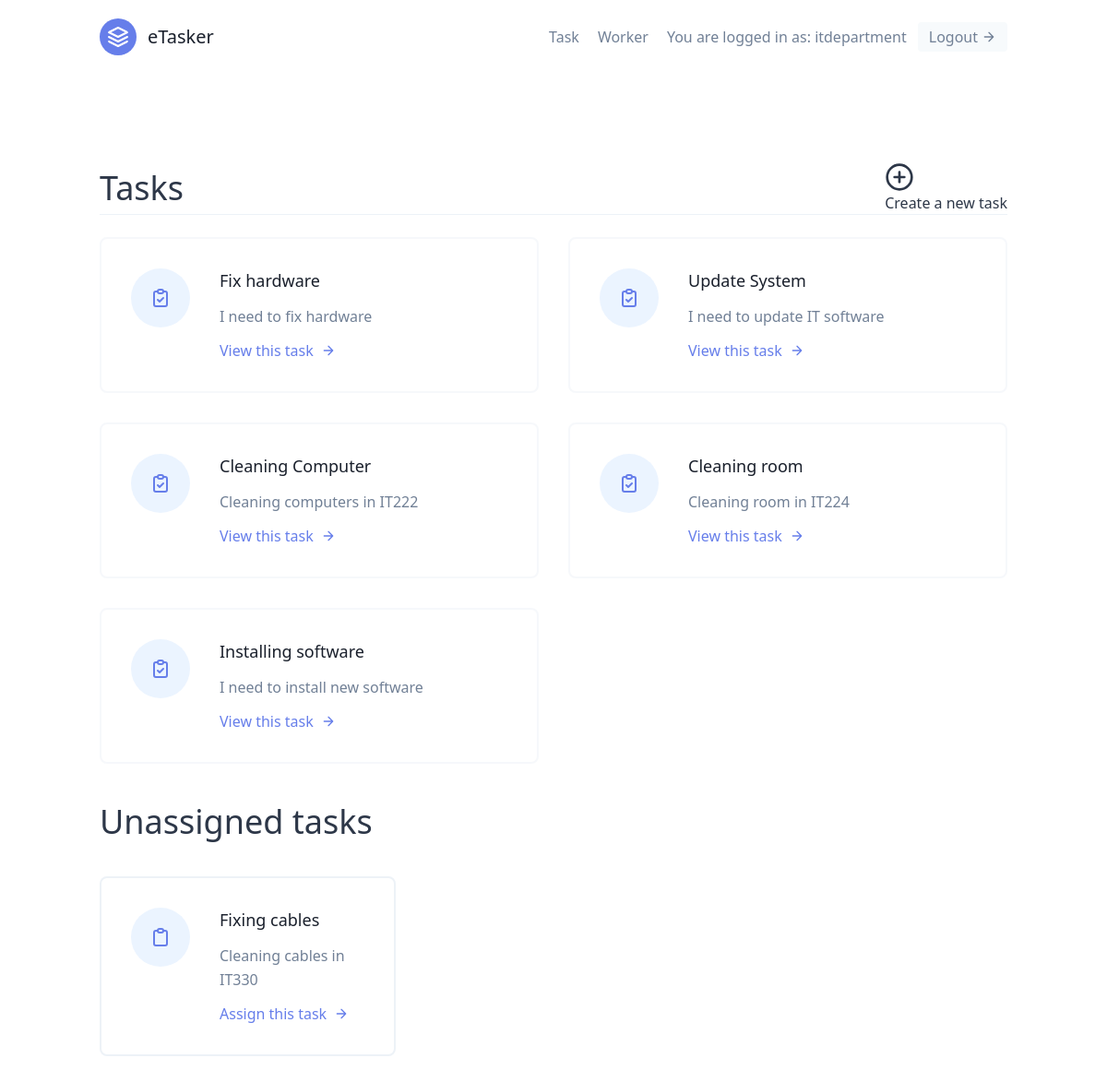
/tasks/ (signed in), run on an earlier commit of the app's database.
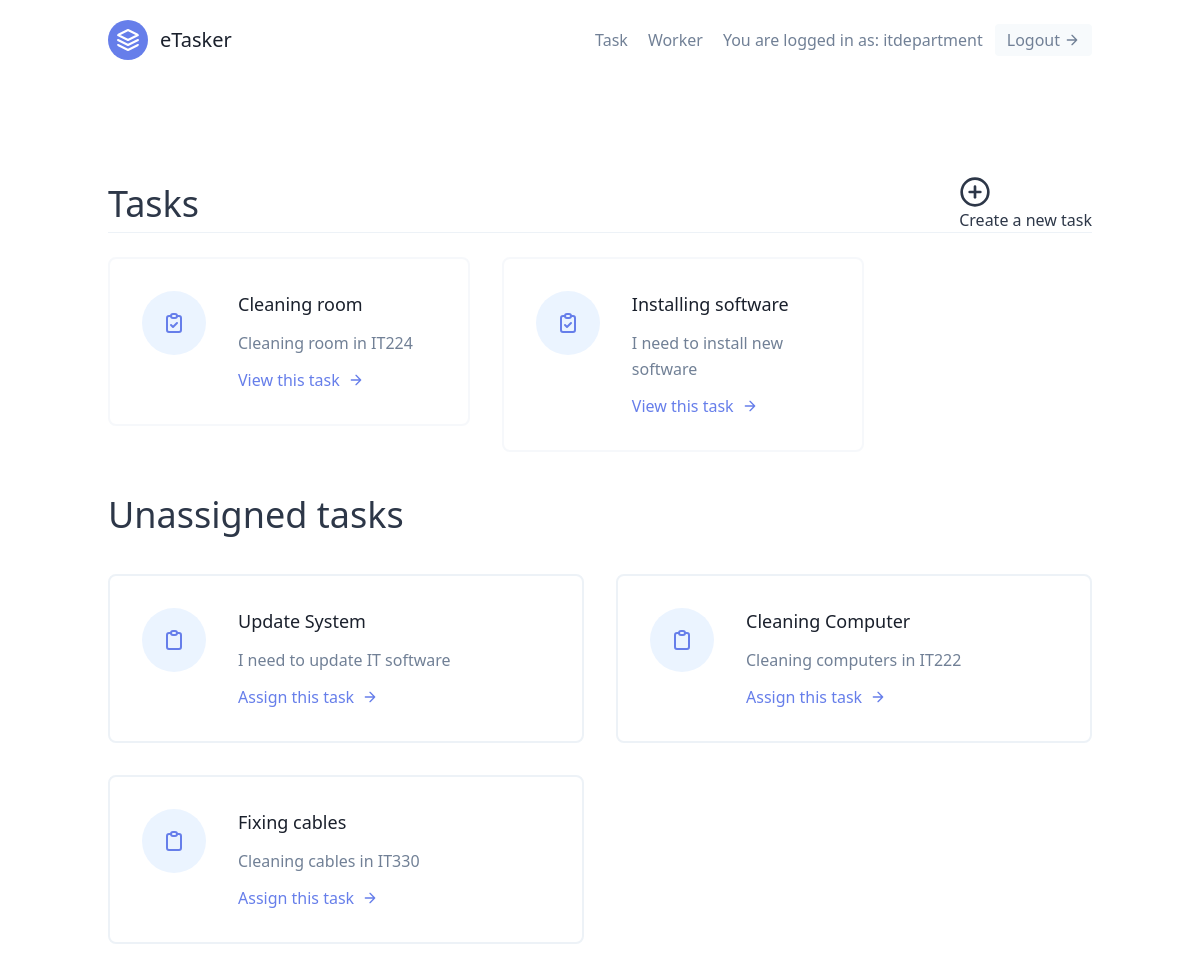
And on a later commit of the database.
### tasks/models.py (models this page shows, shortened)
class Task(models.Model):
    LOCATION_CHOICES = (
        ('Elizah Hall', 'Elizah Hall'),
        ('Solomon Hall', 'Solomon Hall'),
        ('Eve Hall', 'Eve Hall'),
        ('Sarah Hall', 'Sarah Hall'),
        ('Esther Hall', 'Esther Hall'),
        ('Ruth Hall', 'Ruth Hall'),
        ('Guest House', 'Guest House'),
        ('Library', 'Library'),
        ('Cafeteria', 'Cafeteria'),
        ('IT Building', 'IT Building'),
        ('Admin Building', 'Admin Building'),
        ('Science Building', 'Science Building'),
        ('Hope Channel', 'Hope Channel'),
        ('Church', 'Church'),
        ('Other', 'Other'),
        )
    Task_CHOICES = (
        ('Assistant', 'Assistant'),
        ('Cleaning', 'Cleaning'),
        ('Church Service', 'Church Service'),
        ('Monitor', 'Monitor'),
        ('Tutoring', 'Tutoring'),
        ('Supervising', 'Supervising'),
        ('Other', 'Other'),
    )
    date_added = models.DateTimeField(auto_now_add=True)
    title = models.CharField(max_length=100)
    time = models.TimeField(auto_now=False, auto_now_add=False)
    on_date = models.DateField(null=True)
    location = models.CharField(choices=LOCATION_CHOICES, max_length=100)
    task = models.CharField(choices=Task_CHOICES, max_length=50, null=True, blank=True)
    description = models.TextField(null=True, blank=True)
    department = models.ForeignKey(UserProfile, on_delete=models.CASCADE)
    worker = models.ForeignKey('Worker', null=True, blank=True, on_delete=models.SET_NULL)

### tasks/views.py (the view)
# urls.py: path('', TaskListView.as_view(), name='task-list'),
class TaskListView(LoginRequiredMixin, ListView):
    template_name = 'tasks/task_list.html'
    context_object_name = 'tasks'
    def get_queryset(self):
        user = self.request.user
        if user.is_supervisor:
            queryset = Task.objects.filter(department=user.userprofile, worker__isnull = False)
        else:
            queryset = Task.objects.filter(department=user.worker.department, worker__isnull = False)
            queryset = queryset.filter(worker__user=user)
        return queryset
    def get_context_data(self, **kwargs):
        user = self.request.user
        context = super(TaskListView, self).get_context_data(**kwargs)
        if user.is_supervisor:
            queryset = Task.objects.filter(department=user.userprofile, worker__isnull=True)
            context.update({
                'unassigned_tasks': queryset
            })
        return context

### tasks/templates/tasks/task_list.html (shortened to what the changed rows need)
{% extends 'base.html' %} {% block content %}
<section class="text-gray-600 body-font">
  <div class="container px-5 py-24 mx-auto flex flex-wrap">
    <div
      class="
        w-full
        py6
        flex
        mb-6
        justify-between
        items-center
        border-b border-gray-200
      "
    >
      <div class="text-4xl text-gray-800">
        <h1>Tasks</h1>
      </div>
    </div>
    <div class="flex flex-wrap -m-4">
      {% for task in tasks %}
      <div class="p-4 lg:w-1/2 md:w-full">
        <div
          class="
            flex
            border-2
            rounded-lg
            border-gray-200 border-opacity-50
            p-8
            sm:flex-row
            flex-col
          "
        >
          <div
            class="
              w-16
              h-16
              sm:mr-8 sm:mb-0
              mb-4
              inline-flex
              items-center
              justify-center
              rounded-full
              bg-indigo-100
              text-indigo-500
              flex-shrink-0
            "
          >
          </div>
          <div class="flex-grow">
            <h2 class="text-gray-900 text-lg title-font font-medium mb-3">
              {{ task.title }}
            </h2>
            <p class="leading-relaxed text-base">
              {{ task.description }}
            </p>
            <a href="{% url 'tasks:task-detail' task.pk %}" class="mt-3 text-indigo-500 inline-flex items-center"
              >View this task
              <svg
                fill="none"
                stroke="currentColor"
                stroke-linecap="round"
                stroke-linejoin="round"
                stroke-width="2"
                class="w-4 h-4 ml-2"
                viewBox="0 0 24 24"
              >
                <path d="M5 12h14M12 5l7 7-7 7"></path>
              </svg>
            </a>
          </div>
        </div>
      </div>
      {% endfor %}
    </div>
{% if unassigned_tasks.exists %}
<div class="mt-5 flex flex-wrap -m-4">
    <div class="p-4 w-full">
        <h1 class="text-4xl text-gray-800">Unassigned tasks</h1>
    </div>
    {% for task in unassigned_tasks %}
    <div class="p-4 lg:w-1/2 md:w-full">
        <div class="flex border-2 rounded-lg border-gray-200 p-8 sm:flex-row flex-col">
            <div class="w-16 h-16 sm:mr-8 sm:mb-0 mb-4 inline-flex items-center justify-center rounded-full bg-indigo-100 text-indigo-500 flex-shrink-0">
              <svg xmlns="http://www.w3.org/2000/svg" class="h-6 w-6" fill="none" viewBox="0 0 24 24" stroke="currentColor">
                <path stroke-linecap="round" stroke-linejoin="round" stroke-width="2" d="M9 5H7a2 2 0 00-2 2v12a2 2 0 002 2h10a2 2 0 002-2V7a2 2 0 00-2-2h-2M9 5a2 2 0 002 2h2a2 2 0 002-2M9 5a2 2 0 012-2h2a2 2 0 012 2" />
              </svg>
            </div>
            <div class="flex-grow">
                <h2 class="text-gray-900 text-lg title-font font-medium mb-3">
                  {{ task.title }}
                </h2>
                <p class="leading-relaxed text-base">
                    {{ task.description }}
                </p>
                <a href="{% url 'tasks:assign-worker' task.pk %}" class="mt-3 text-indigo-500 inline-flex items-center">
                    Assign this task
                    <svg fill="none" stroke="currentColor" stroke-linecap="round" stroke-linejoin="round" stroke-width="2" class="w-4 h-4 ml-2" viewBox="0 0 24 24">
                        <path d="M5 12h14M12 5l7 7-7 7"></path>
                    </svg>
                </a>
            </div>
        </div>
    </div>
    {% endfor %}
</div>
{% endif %}
</div>
</section>
{% endblock content %}

What changed in the data, as far as the page shows it:
removed Task: title "Fix hardware", description "I need to fix hardware", shown under "Tasks"
changed Task "Update System": moves from the list under "Tasks" to the list under "Unassigned tasks"
changed Task "Cleaning Computer": moves from the list under "Tasks" to the list under "Unassigned tasks"
